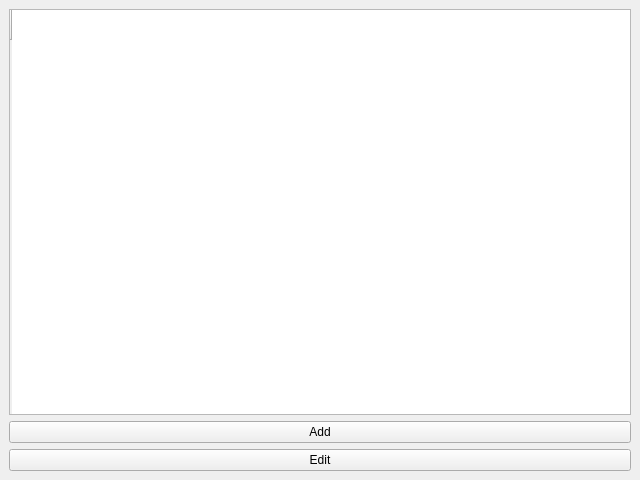
<?xml version="1.0" encoding="UTF-8"?>
<ui version="4.0">
 <class>MainWindow</class>
 <widget class="QMainWindow" name="MainWindow">
  <property name="geometry">
   <rect>
    <x>0</x>
    <y>0</y>
    <width>640</width>
    <height>480</height>
   </rect>
  </property>
  <property name="windowTitle">
   <string>MainWindow</string>
  </property>
  <widget class="QWidget" name="centralwidget">
   <layout class="QVBoxLayout" name="verticalLayout">
    <item>
     <widget class="QTableWidget" name="tableWidget">
      <row>
       <property name="text">
        <string></string>
       </property>
      </row>
     </widget>
    </item>
    <item>
     <widget class="QPushButton" name="addButton">
      <property name="text">
       <string>Add</string>
      </property>
     </widget>
    </item>
    <item>
     <widget class="QPushButton" name="editButton">
      <property name="text">
       <string>Edit</string>
      </property>
     </widget>
    </item>
   </layout>
  </widget>
 </widget>
 <resources/>
 <connections/>
</ui>
